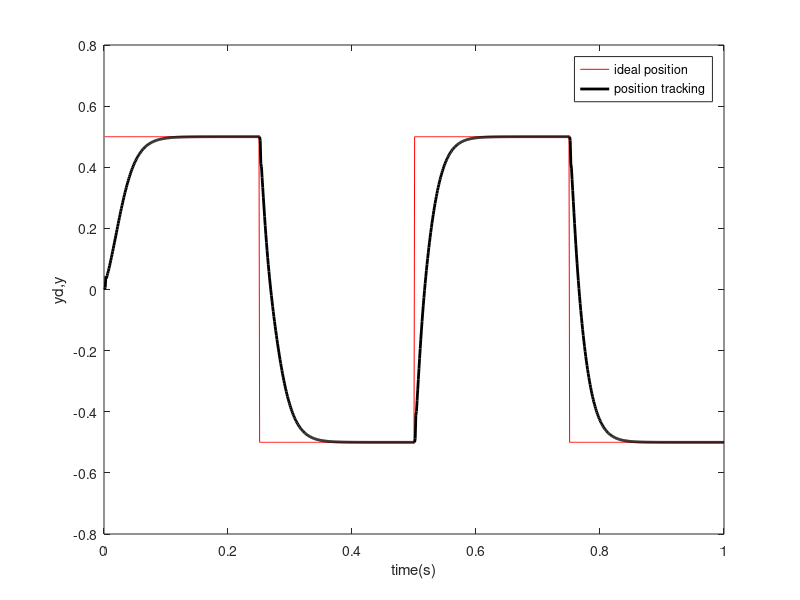
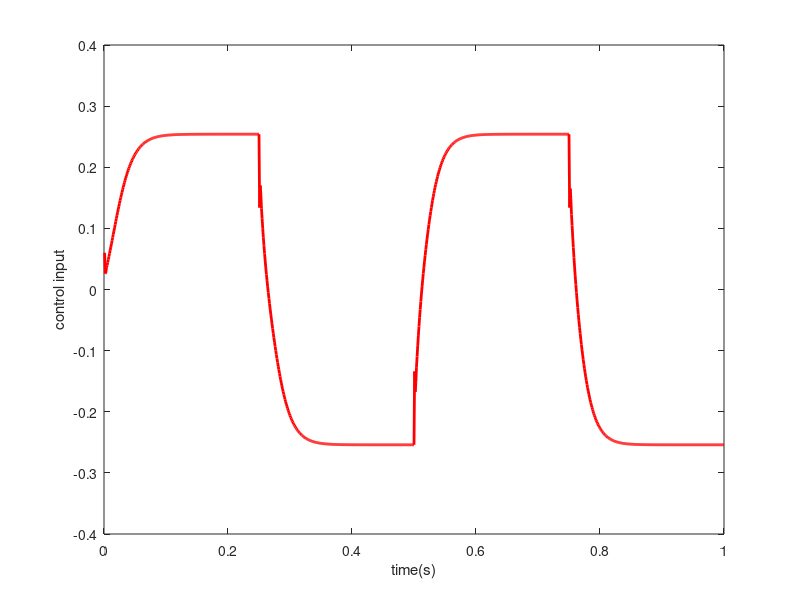

Here is the MATLAB script that generated these plots, in order:
clear all;
%close all;

ts=0.001;
x=[0 0 0]';
y_1=0;y_2=0;
u_1=0;u_2=0;
% wkp_1=0.10;
% wki_1=0.10;
% wkd_1=0.10;
wkp_1=rand;
wki_1=rand;
wkd_1=rand;
xitep=0.40;
xitei=0.35;
xited=0.40;
error1=0;
error2=0;

for k=1:1:1000
    time(k)=k*ts;

yd(k)=0.5*sign(sin(4*pi*k*ts));
y(k)=0.368*y_1+0.26*y_2+0.1*u_1+0.632*u_2;
error(k)=yd(k)-y(k);

M= 2;

if M==1
    wkp(k)=wkp_1+xitep*x(1)*u_1;
    wki(k)=wki_1+xitei*x(2)*u_1;
    wkd(k)=wkd_1+xited*x(3)*u_1;
    K=0.06;
elseif M==2
    wkp(k)=wkp_1+xitep*error(k)*u_1;%这里是用的u1，跟delta公式是不完全对应的，但是控制效果更好
    wki(k)=wki_1+xitei*error(k)*u_1;
    wkd(k)=wkd_1+xited*error(k)*u_1;
    K=0.12;
elseif M==3
    wkp(k)=wkp_1+xitep*x(1)*u_1*error(k);
    wki(k)=wki_1+xitei*x(2)*u_1*error(k);
    wkd(k)=wkd_1+xited*x(3)*u_1*error(k);
    K=0.12;
elseif M==4
    wkp(k)=wkp_1+xitep*(2*error(k)-error1)*u_1*error(k);
    wki(k)=wki_1+xitei*(2*error(k)-error1)*u_1*error(k);
    wkd(k)=wkd_1+xited*(2*error(k)-error1)*u_1*error(k);
    K=0.12;
end

x(1)=error(k)-error1;
x(2)=error(k);
x(3)=error(k)-2*error1+error2;

wadd(k)=abs(wkp(k))+abs(wki(k))+abs(wkd(k));
w11(k)=wkp(k)/wadd(k);
w22(k)=wki(k)/wadd(k);
w33(k)=wkd(k)/wadd(k);
w=[w11(k) w22(k) w33(k)];
u(k)=u_1+K*w*x;

error2=error1;
error1=error(k);
u_2=u_1;u_1=u(k);
y_2=y_1;y_1=y(k);

wkp_1=wkp(k);
wki_1=wki(k);
wkd_1=wkd(k);
end

figure(3);
plot(time,yd,'r',time,y,'k','linewidth',2);
xlabel('time(s)');
ylabel('yd,y');
legend('ideal position','position tracking');
figure(4);
plot(time,u,'r','linewidth',2);
xlabel('time(s)');
ylabel('control input');
